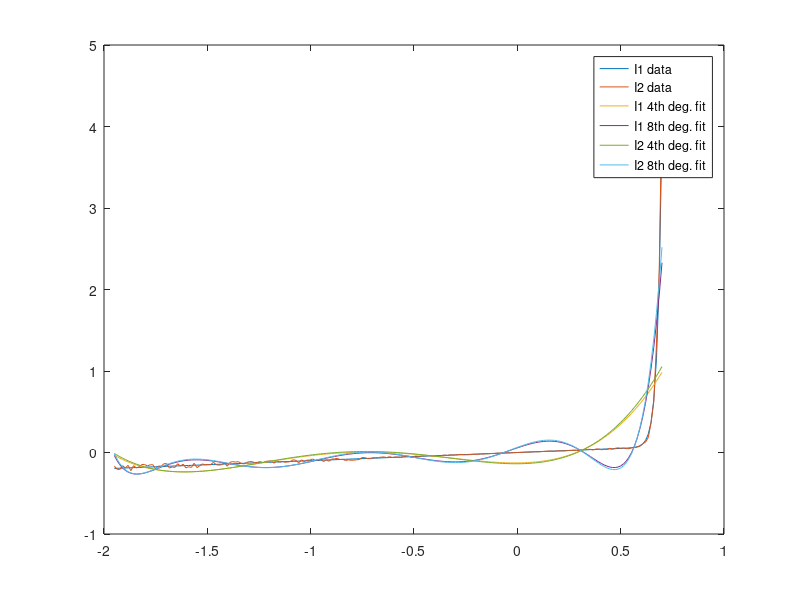

This chart was generated by the following MATLAB code: (Note: this script raises an error after producing the figure.)
cla;

Is = 0.01e-12;
Ib = 0.1e-12;
Gp = 0.1;
Vb = 1.3;

Ifunc = @(V) Is*(exp(1.2/0.025*V)-1) + Gp*V + Ib*exp(-1.2/0.25*(V+Vb));
V = linspace(-1.95,0.7,200);
I1 = Ifunc(V);
I2 = I1.*(1+0.2*(-1 + 2*rand(1,200)));
figure(1);
plot(V, I1, V, I2);

Pfit4I1 = polyfit(V,I1,4);
Pfit8I1 = polyfit(V,I1,8); 
Pfit4I2 = polyfit(V,I2,4); 
Pfit8I2 = polyfit(V,I2,8);

hold on;
plot(V,polyval(Pfit4I1,V));
hold on;
plot(V,polyval(Pfit8I1,V));
hold on;
plot(V,polyval(Pfit4I2,V));
hold on;
plot(V,polyval(Pfit8I2,V));
legend('I1 data', 'I2 data', 'I1 4th deg. fit', 'I1 8th deg. fit', 'I2 4th deg. fit', 'I2 8th deg. fit');
% Polynomial fits are not exact, but accuracy improves as degree increases

startpoints = [Is Ib Vb Gp];
Ifunc2 = @(Is,Ib,Vb,Gp,x) Is*(exp(1.2/0.025*x)-1) + Gp*x + Ib*exp(-1.2/0.25*(x+Vb));
fit2paramsI1 = fit(V',I1',Ifunc2,'Lower',[-Inf -Inf Vb Gp],'Upper',[+Inf +Inf Vb Gp],'StartPoint',startpoints);
fit3paramsI1 = fit(V',I1',Ifunc2,'Lower',[-Inf -Inf -Inf Gp],'Upper',[+Inf +Inf +Inf Gp],'StartPoint',startpoints);
fit4paramsI1 = fit(V',I1',Ifunc2,'Lower',[-Inf -Inf -Inf -Inf],'Upper',[+Inf +Inf +Inf +Inf],'StartPoint',startpoints);

figure(2);
hold on;
plot(V,I1,V,I2);
hold on;
plot(fit2paramsI1);
hold on;
plot(fit3paramsI1,'b');

